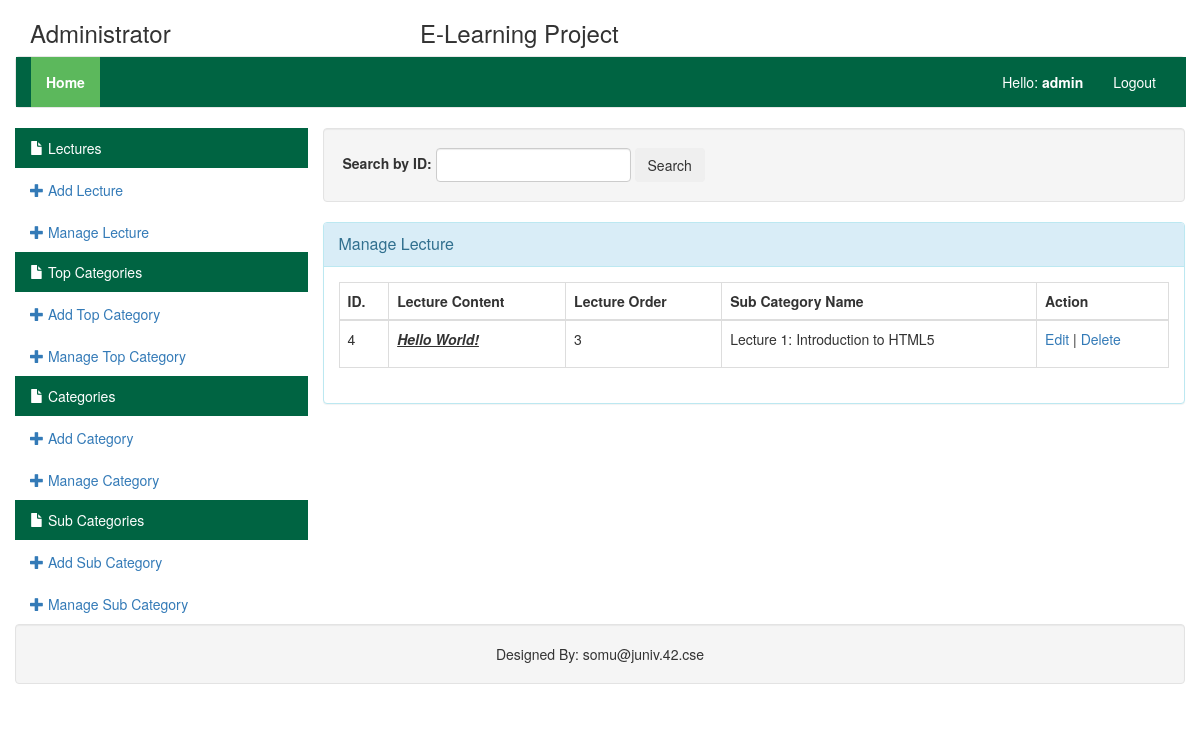
Page /admin/manage_lecture.php (signed in) on the earlier database version.
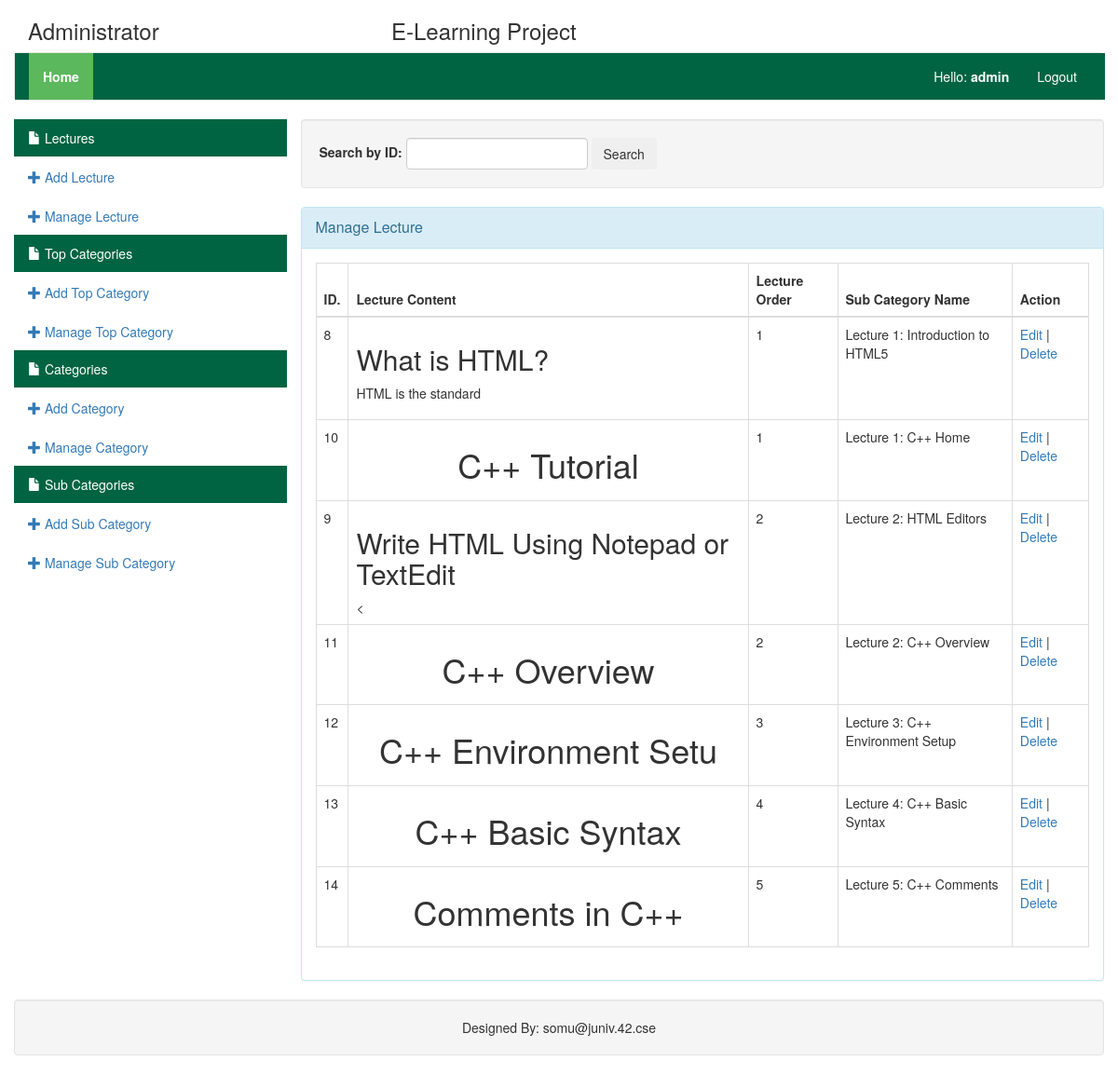
Same page on the later database version.
### tables this page shows
CREATE TABLE `table_lecture` (
  `lecture_id` int(11) NOT NULL,
  `lecture_content` longtext NOT NULL,
  `lecture_order` int(11) NOT NULL,
  `sub_category_id` int(11) NOT NULL
);

CREATE TABLE `table_sub_category` (
  `sub_category_id` int(11) NOT NULL,
  `sub_category_name` varchar(200) NOT NULL,
  `sub_category_order` int(11) NOT NULL,
  `category_id` int(11) NOT NULL
);

### admin/manage_lecture.php (the view, shortened to what this page needs)
<?php
	include "../connection.php";
 ?>
<?php include "header.php"; ?>
	<div class="row" style="padding-left: 0px; padding-right: 0px;">
		<div class="col-lg-3 col-md-3 col-sm-3 col-xs-12" style="padding-left: 0px; padding-right: 0px;">
			<?php include "left_menu.php"; ?>
		</div>
		<div class="col-lg-9 col-md-9 col-sm-9 col-xs-12" style="padding-right: 0px;">
			<div class="well">
				<form method="post" class="form-inline" id="form_search" action='<?php echo $_SERVER["PHP_SELF"]; ?>'>
					<div class="form-group">
						<label>Search by ID:</label>
						<input type="text" class="form-control" name="search_text" id="search_text">
					</div>
					<button type="submit" class="btn btn-deafult" name="btn_search" id="btn_search">Search</button>
				</form>
			</div>
			<div class="panel panel-info">
				<div class="panel-heading">
					<div class="panel-title">Manage Lecture</div>
				</div>
				<div class="panel-body">
					<table class="table table-hover table-bordered">
					    <thead>
					      <tr>
					      	<th>ID.</th>
					        <th>Lecture Content</th>
					        <th>Lecture Order</th>
					        <th>Sub Category Name</th>
					        <th>Action</th>
					      </tr>
					    </thead>
					    <tbody>
					      <?php
					      	$qry = "";
					      	if (isset($_POST["btn_search"])) {
					      		$qry = mysqli_query($con, "select * from table_lecture inner join table_sub_category on table_lecture.sub_category_id = table_sub_category.sub_category_id where lecture_id like '%".mres($con, $_POST["search_text"])."%' order by lecture_order asc");
					      	}
					      	else {
					      		$qry = mysqli_query($con, "select * from table_lecture inner join table_sub_category on table_lecture.sub_category_id = table_sub_category.sub_category_id order by lecture_order asc");
					      	}
					      	while ($row = $qry->fetch_assoc()) {
					      		echo '<tr>';
					      		echo '<td>'.$row["lecture_id"]."</td><td>".substr($row["lecture_content"], 0, 50)."</td><td>".$row["lecture_order"]."</td><td>".$row["sub_category_name"]."</td><td><a href='edit_lecture.php?edit_id=".$row["lecture_id"]."'>Edit</a> | <a href='?delete_id=".$row["lecture_id"]."' onclick=\"return confirm('Are you sure to delete this item?');\"> Delete</td>";
					      		echo '</tr>';
					      	}
					       ?>
					    </tbody>
					</table>
				</div>
			</div>
		</div>
	</div>
<?php include "footer.php"; ?>

Differences in the rows shown:
removed table_lecture: lecture_id "4", lecture_content "Hello World!", lecture_order "3", sub_category.sub_category_name "Lecture 1: Introduction to HTML5"
added table_lecture: lecture_id "8", lecture_content "What is HTML? HTML is the standard", lecture_order "1", sub_category.sub_category_name "Lecture 1: Introduction to HTML5"
added table_lecture: lecture_id "10", lecture_content "C++ Tutorial", lecture_order "1", sub_category.sub_category_name "Lecture 1: C++ Home"
added table_lecture: lecture_id "9", lecture_content "Write HTML Using Notepad or TextEdit <", lecture_order "2", sub_category.sub_category_name "Lecture 2: HTML Editors"
added table_lecture: lecture_id "11", lecture_content "C++ Overview", lecture_order "2", sub_category.sub_category_name "Lecture 2: C++ Overview"
added table_lecture: lecture_id "12", lecture_content "C++ Environment Setu", lecture_order "3", sub_category.sub_category_name "Lecture 3: C++ Environment Setup"
added table_lecture: lecture_id "13", lecture_content "C++ Basic Syntax", lecture_order "4", sub_category.sub_category_name "Lecture 4: C++ Basic Syntax"
added table_lecture: lecture_id "14", lecture_content "Comments in C++", lecture_order "5", sub_category.sub_category_name "Lecture 5: C++ Comments"
